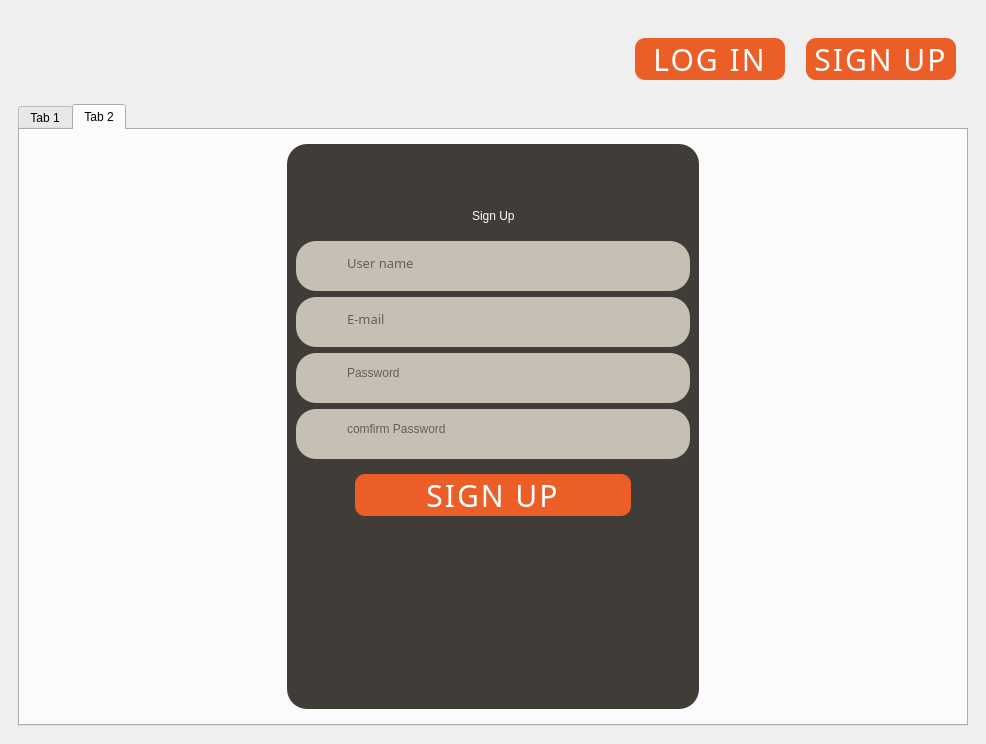
<?xml version="1.0" encoding="UTF-8"?>
<ui version="4.0">
 <class>MainWindow</class>
 <widget class="QMainWindow" name="MainWindow">
  <property name="geometry">
   <rect>
    <x>0</x>
    <y>0</y>
    <width>986</width>
    <height>744</height>
   </rect>
  </property>
  <property name="windowTitle">
   <string>MainWindow</string>
  </property>
  <property name="styleSheet">
   <string notr="true">

background-color: rgb(37, 36, 34);

QRadioButton::indicator:checked, QRadioButton::indicator:unchecked{
    color: #b1b1b1;
    background-color: #323232;
    border: 1px solid #b1b1b1;
    border-radius: 6px;
}

QRadioButton::indicator:checked
{
    background-color: qradialgradient(
        cx: 0.5, cy: 0.5,
        fx: 0.5, fy: 0.5,
        radius: 1.0,
        stop: 0.25 #ffaa00,
        stop: 0.3 #323232
    );
}

QCheckBox::indicator{
    color: #b1b1b1;
    background-color: #323232;
    border: 1px solid #b1b1b1;
    width: 9px;
    height: 9px;
}

QRadioButton::indicator
{
    border-radius: 6px;
}

QRadioButton::indicator:hover, QCheckBox::indicator:hover
{
    border: 1px solid #ffaa00;
}

QCheckBox::indicator:checked
{
    image:url(:/dark_orange/img/checkbox.png);
}

QCheckBox::indicator:disabled, QRadioButton::indicator:disabled
{
    border: 1px solid #444;
}

</string>
  </property>
  <widget class="QWidget" name="centralwidget">
   <property name="sizePolicy">
    <sizepolicy hsizetype="Preferred" vsizetype="Preferred">
     <horstretch>0</horstretch>
     <verstretch>0</verstretch>
    </sizepolicy>
   </property>
   <property name="styleSheet">
    <string notr="true"/>
   </property>
   <layout class="QVBoxLayout" name="verticalLayout_2">
    <item>
     <widget class="QWidget" name="widget" native="true">
      <property name="sizePolicy">
       <sizepolicy hsizetype="Preferred" vsizetype="Maximum">
        <horstretch>0</horstretch>
        <verstretch>0</verstretch>
       </sizepolicy>
      </property>
      <property name="minimumSize">
       <size>
        <width>0</width>
        <height>80</height>
       </size>
      </property>
      <property name="styleSheet">
       <string notr="true">margin-top:20px;
</string>
      </property>
      <layout class="QHBoxLayout" name="horizontalLayout">
       <item>
        <spacer name="horizontalSpacer_2">
         <property name="orientation">
          <enum>Qt::Horizontal</enum>
         </property>
         <property name="sizeHint" stdset="0">
          <size>
           <width>578</width>
           <height>20</height>
          </size>
         </property>
        </spacer>
       </item>
       <item>
        <widget class="QPushButton" name="pushButton">
         <property name="minimumSize">
          <size>
           <width>150</width>
           <height>40</height>
          </size>
         </property>
         <property name="styleSheet">
          <string notr="true">border-radius: 10px;
background: #EB5E28;
font-family: Kdam Thmor Pro;
font-weight: 400;
font-size: 30px;
line-height: 100%;
letter-spacing: 2px;
text-align: center;
color: #FFFFFF;
padding:2px;</string>
         </property>
         <property name="text">
          <string>LOG IN</string>
         </property>
        </widget>
       </item>
       <item>
        <spacer name="horizontalSpacer">
         <property name="orientation">
          <enum>Qt::Horizontal</enum>
         </property>
         <property name="sizeType">
          <enum>QSizePolicy::Fixed</enum>
         </property>
         <property name="sizeHint" stdset="0">
          <size>
           <width>15</width>
           <height>20</height>
          </size>
         </property>
        </spacer>
       </item>
       <item>
        <widget class="QPushButton" name="pushButton_2">
         <property name="minimumSize">
          <size>
           <width>150</width>
           <height>40</height>
          </size>
         </property>
         <property name="styleSheet">
          <string notr="true">border-radius: 10px;
background: #EB5E28;
font-family: Kdam Thmor Pro;
font-weight: 400;
font-size: 30px;
line-height: 100%;
letter-spacing: 2px;
text-align: center;
color: #FFFFFF;</string>
         </property>
         <property name="text">
          <string>SIGN UP</string>
         </property>
        </widget>
       </item>
       <item>
        <spacer name="horizontalSpacer_3">
         <property name="orientation">
          <enum>Qt::Horizontal</enum>
         </property>
         <property name="sizeType">
          <enum>QSizePolicy::Fixed</enum>
         </property>
         <property name="sizeHint" stdset="0">
          <size>
           <width>12</width>
           <height>20</height>
          </size>
         </property>
        </spacer>
       </item>
      </layout>
     </widget>
    </item>
    <item>
     <widget class="QFrame" name="frame_2">
      <property name="sizePolicy">
       <sizepolicy hsizetype="Preferred" vsizetype="Preferred">
        <horstretch>0</horstretch>
        <verstretch>0</verstretch>
       </sizepolicy>
      </property>
      <property name="maximumSize">
       <size>
        <width>16777215</width>
        <height>16777215</height>
       </size>
      </property>
      <layout class="QVBoxLayout" name="verticalLayout_3">
       <item>
        <widget class="QTabWidget" name="tabWidget">
         <property name="currentIndex">
          <number>1</number>
         </property>
         <widget class="QWidget" name="tab">
          <attribute name="title">
           <string>Tab 1</string>
          </attribute>
          <layout class="QGridLayout" name="gridLayout">
           <item row="0" column="0">
            <widget class="QWidget" name="widget_3" native="true">
             <property name="minimumSize">
              <size>
               <width>341</width>
               <height>527</height>
              </size>
             </property>
             <property name="maximumSize">
              <size>
               <width>412</width>
               <height>565</height>
              </size>
             </property>
             <property name="styleSheet">
              <string notr="true">background:#403D39;
border-radius: 20px;</string>
             </property>
             <layout class="QVBoxLayout" name="verticalLayout">
              <item>
               <widget class="QFrame" name="frame_7">
                <property name="maximumSize">
                 <size>
                  <width>16777215</width>
                  <height>200</height>
                 </size>
                </property>
                <property name="frameShape">
                 <enum>QFrame::StyledPanel</enum>
                </property>
                <property name="frameShadow">
                 <enum>QFrame::Raised</enum>
                </property>
                <layout class="QHBoxLayout" name="horizontalLayout_2">
                 <item>
                  <spacer name="horizontalSpacer_6">
                   <property name="orientation">
                    <enum>Qt::Horizontal</enum>
                   </property>
                   <property name="sizeHint" stdset="0">
                    <size>
                     <width>81</width>
                     <height>20</height>
                    </size>
                   </property>
                  </spacer>
                 </item>
                 <item>
                  <widget class="QLabel" name="label_8">
                   <property name="maximumSize">
                    <size>
                     <width>196</width>
                     <height>193</height>
                    </size>
                   </property>
                   <property name="text">
                    <string/>
                   </property>
                   <property name="pixmap">
                    <pixmap resource="resource.qrc">:/img/logo2.png</pixmap>
                   </property>
                   <property name="scaledContents">
                    <bool>true</bool>
                   </property>
                  </widget>
                 </item>
                 <item>
                  <spacer name="horizontalSpacer_7">
                   <property name="orientation">
                    <enum>Qt::Horizontal</enum>
                   </property>
                   <property name="sizeHint" stdset="0">
                    <size>
                     <width>81</width>
                     <height>20</height>
                    </size>
                   </property>
                  </spacer>
                 </item>
                </layout>
               </widget>
              </item>
              <item>
               <widget class="QFrame" name="frame_10">
                <property name="frameShape">
                 <enum>QFrame::StyledPanel</enum>
                </property>
                <property name="frameShadow">
                 <enum>QFrame::Raised</enum>
                </property>
                <layout class="QHBoxLayout" name="horizontalLayout_3">
                 <item>
                  <spacer name="horizontalSpacer_8">
                   <property name="orientation">
                    <enum>Qt::Horizontal</enum>
                   </property>
                   <property name="sizeHint" stdset="0">
                    <size>
                     <width>45</width>
                     <height>20</height>
                    </size>
                   </property>
                  </spacer>
                 </item>
                 <item>
                  <widget class="QLabel" name="label_7">
                   <property name="maximumSize">
                    <size>
                     <width>276</width>
                     <height>191</height>
                    </size>
                   </property>
                   <property name="styleSheet">
                    <string notr="true">font: 24pt &quot;Kdam Thmor Pro&quot; ;
color:rgb(255, 255, 255);
</string>
                   </property>
                   <property name="text">
                    <string>Welcome Back</string>
                   </property>
                  </widget>
                 </item>
                 <item>
                  <spacer name="horizontalSpacer_9">
                   <property name="orientation">
                    <enum>Qt::Horizontal</enum>
                   </property>
                   <property name="sizeHint" stdset="0">
                    <size>
                     <width>44</width>
                     <height>20</height>
                    </size>
                   </property>
                  </spacer>
                 </item>
                </layout>
               </widget>
              </item>
              <item>
               <widget class="QFrame" name="frame_9">
                <property name="maximumSize">
                 <size>
                  <width>16777215</width>
                  <height>50</height>
                 </size>
                </property>
                <property name="styleSheet">
                 <string notr="true">  background-color:rgb(198, 191, 180); </string>
                </property>
                <property name="frameShape">
                 <enum>QFrame::StyledPanel</enum>
                </property>
                <property name="frameShadow">
                 <enum>QFrame::Raised</enum>
                </property>
                <layout class="QHBoxLayout" name="horizontalLayout_10">
                 <property name="spacing">
                  <number>4</number>
                 </property>
                 <item>
                  <widget class="QPushButton" name="pushButton_12">
                   <property name="text">
                    <string/>
                   </property>
                   <property name="icon">
                    <iconset resource="resource.qrc">
                     <normaloff>:/img/email.png</normaloff>:/img/email.png</iconset>
                   </property>
                   <property name="iconSize">
                    <size>
                     <width>30</width>
                     <height>30</height>
                    </size>
                   </property>
                  </widget>
                 </item>
                 <item>
                  <widget class="QTextEdit" name="textEdit_12">
                   <property name="sizePolicy">
                    <sizepolicy hsizetype="Expanding" vsizetype="Fixed">
                     <horstretch>0</horstretch>
                     <verstretch>0</verstretch>
                    </sizepolicy>
                   </property>
                   <property name="maximumSize">
                    <size>
                     <width>16777215</width>
                     <height>16777215</height>
                    </size>
                   </property>
                   <property name="font">
                    <font>
                     <family>Kdam Thmor Pro</family>
                     <pointsize>10</pointsize>
                     <weight>50</weight>
                     <italic>false</italic>
                     <bold>false</bold>
                     <kerning>true</kerning>
                    </font>
                   </property>
                   <property name="acceptDrops">
                    <bool>true</bool>
                   </property>
                   <property name="toolTip">
                    <string notr="true"/>
                   </property>
                   <property name="autoFillBackground">
                    <bool>false</bool>
                   </property>
                   <property name="styleSheet">
                    <string notr="true">background-color:rgb(198, 191, 180);
font: 10pt &quot;Kdam Thmor Pro&quot;;</string>
                   </property>
                   <property name="placeholderText">
                    <string notr="true">E-mail</string>
                   </property>
                  </widget>
                 </item>
                </layout>
               </widget>
              </item>
              <item>
               <spacer name="verticalSpacer">
                <property name="orientation">
                 <enum>Qt::Vertical</enum>
                </property>
                <property name="sizeType">
                 <enum>QSizePolicy::Fixed</enum>
                </property>
                <property name="sizeHint" stdset="0">
                 <size>
                  <width>20</width>
                  <height>20</height>
                 </size>
                </property>
               </spacer>
              </item>
              <item>
               <widget class="QFrame" name="frame_8">
                <property name="maximumSize">
                 <size>
                  <width>16777215</width>
                  <height>50</height>
                 </size>
                </property>
                <property name="styleSheet">
                 <string notr="true">  background-color:rgb(198, 191, 180); </string>
                </property>
                <property name="frameShape">
                 <enum>QFrame::StyledPanel</enum>
                </property>
                <property name="frameShadow">
                 <enum>QFrame::Raised</enum>
                </property>
                <layout class="QHBoxLayout" name="horizontalLayout_9">
                 <item>
                  <widget class="QPushButton" name="pushButton_11">
                   <property name="text">
                    <string/>
                   </property>
                   <property name="icon">
                    <iconset resource="resource.qrc">
                     <normaloff>:/img/password.png</normaloff>:/img/password.png</iconset>
                   </property>
                   <property name="iconSize">
                    <size>
                     <width>30</width>
                     <height>30</height>
                    </size>
                   </property>
                  </widget>
                 </item>
                 <item>
                  <widget class="QTextEdit" name="textEdit_11">
                   <property name="styleSheet">
                    <string notr="true">background-color:rgb(198, 191, 180);
font: 10pt &quot;Kdam Thmor Pro&quot;;</string>
                   </property>
                   <property name="placeholderText">
                    <string>Password</string>
                   </property>
                  </widget>
                 </item>
                </layout>
               </widget>
              </item>
              <item>
               <spacer name="verticalSpacer_2">
                <property name="orientation">
                 <enum>Qt::Vertical</enum>
                </property>
                <property name="sizeType">
                 <enum>QSizePolicy::Fixed</enum>
                </property>
                <property name="sizeHint" stdset="0">
                 <size>
                  <width>20</width>
                  <height>20</height>
                 </size>
                </property>
               </spacer>
              </item>
              <item>
               <widget class="QFrame" name="frame_11">
                <property name="frameShape">
                 <enum>QFrame::StyledPanel</enum>
                </property>
                <property name="frameShadow">
                 <enum>QFrame::Raised</enum>
                </property>
                <layout class="QHBoxLayout" name="horizontalLayout_8">
                 <item>
                  <spacer name="horizontalSpacer_10">
                   <property name="orientation">
                    <enum>Qt::Horizontal</enum>
                   </property>
                   <property name="sizeType">
                    <enum>QSizePolicy::Fixed</enum>
                   </property>
                   <property name="sizeHint" stdset="0">
                    <size>
                     <width>20</width>
                     <height>20</height>
                    </size>
                   </property>
                  </spacer>
                 </item>
                 <item>
                  <widget class="QPushButton" name="pushButton_15">
                   <property name="maximumSize">
                    <size>
                     <width>300</width>
                     <height>50</height>
                    </size>
                   </property>
                   <property name="styleSheet">
                    <string notr="true">border-radius: 20px;
background: #EB5E28;
font-family: Kdam Thmor Pro;
font-weight: 300;
font-size: 30px;
line-height: 100%;
letter-spacing: 2px;
text-align: center;
color: #FFFFFF;</string>
                   </property>
                   <property name="text">
                    <string>LOG IN</string>
                   </property>
                  </widget>
                 </item>
                 <item>
                  <spacer name="horizontalSpacer_11">
                   <property name="orientation">
                    <enum>Qt::Horizontal</enum>
                   </property>
                   <property name="sizeType">
                    <enum>QSizePolicy::Fixed</enum>
                   </property>
                   <property name="sizeHint" stdset="0">
                    <size>
                     <width>20</width>
                     <height>20</height>
                    </size>
                   </property>
                  </spacer>
                 </item>
                </layout>
               </widget>
              </item>
              <item>
               <spacer name="horizontalSpacer_17">
                <property name="orientation">
                 <enum>Qt::Vertical</enum>
                </property>
                <property name="sizeType">
                 <enum>QSizePolicy::Maximum</enum>
                </property>
                <property name="sizeHint" stdset="0">
                 <size>
                  <width>20</width>
                  <height>29</height>
                 </size>
                </property>
               </spacer>
              </item>
             </layout>
            </widget>
           </item>
          </layout>
         </widget>
         <widget class="QWidget" name="tab_2">
          <attribute name="title">
           <string>Tab 2</string>
          </attribute>
          <layout class="QGridLayout" name="gridLayout_2">
           <item row="0" column="0">
            <widget class="QWidget" name="widget_2" native="true">
             <property name="minimumSize">
              <size>
               <width>341</width>
               <height>527</height>
              </size>
             </property>
             <property name="maximumSize">
              <size>
               <width>412</width>
               <height>565</height>
              </size>
             </property>
             <property name="styleSheet">
              <string notr="true">background:#403D39;
border-radius: 20px;</string>
             </property>
             <layout class="QVBoxLayout" name="verticalLayout_4">
              <item>
               <widget class="QFrame" name="frame_12">
                <property name="maximumSize">
                 <size>
                  <width>16777215</width>
                  <height>200</height>
                 </size>
                </property>
                <property name="frameShape">
                 <enum>QFrame::StyledPanel</enum>
                </property>
                <property name="frameShadow">
                 <enum>QFrame::Raised</enum>
                </property>
                <layout class="QHBoxLayout" name="horizontalLayout_11">
                 <item>
                  <spacer name="horizontalSpacer_12">
                   <property name="orientation">
                    <enum>Qt::Horizontal</enum>
                   </property>
                   <property name="sizeHint" stdset="0">
                    <size>
                     <width>81</width>
                     <height>20</height>
                    </size>
                   </property>
                  </spacer>
                 </item>
                 <item>
                  <widget class="QLabel" name="label_9">
                   <property name="maximumSize">
                    <size>
                     <width>196</width>
                     <height>193</height>
                    </size>
                   </property>
                   <property name="text">
                    <string/>
                   </property>
                   <property name="pixmap">
                    <pixmap resource="resource.qrc">:/img/logo2.png</pixmap>
                   </property>
                   <property name="scaledContents">
                    <bool>true</bool>
                   </property>
                  </widget>
                 </item>
                 <item>
                  <spacer name="horizontalSpacer_13">
                   <property name="orientation">
                    <enum>Qt::Horizontal</enum>
                   </property>
                   <property name="sizeHint" stdset="0">
                    <size>
                     <width>81</width>
                     <height>20</height>
                    </size>
                   </property>
                  </spacer>
                 </item>
                </layout>
               </widget>
              </item>
              <item>
               <widget class="QFrame" name="frame_13">
                <property name="frameShape">
                 <enum>QFrame::StyledPanel</enum>
                </property>
                <property name="frameShadow">
                 <enum>QFrame::Raised</enum>
                </property>
                <layout class="QHBoxLayout" name="horizontalLayout_13">
                 <item>
                  <spacer name="horizontalSpacer_14">
                   <property name="orientation">
                    <enum>Qt::Horizontal</enum>
                   </property>
                   <property name="sizeHint" stdset="0">
                    <size>
                     <width>40</width>
                     <height>20</height>
                    </size>
                   </property>
                  </spacer>
                 </item>
                 <item>
                  <widget class="QLabel" name="label_6">
                   <property name="maximumSize">
                    <size>
                     <width>177</width>
                     <height>191</height>
                    </size>
                   </property>
                   <property name="styleSheet">
                    <string notr="true">font: 24pt &quot;Kdam Thmor Pro&quot; ;
color:rgb(255, 255, 255);
</string>
                   </property>
                   <property name="text">
                    <string>Sign Up</string>
                   </property>
                  </widget>
                 </item>
                 <item>
                  <spacer name="horizontalSpacer_15">
                   <property name="orientation">
                    <enum>Qt::Horizontal</enum>
                   </property>
                   <property name="sizeHint" stdset="0">
                    <size>
                     <width>40</width>
                     <height>20</height>
                    </size>
                   </property>
                  </spacer>
                 </item>
                </layout>
               </widget>
              </item>
              <item>
               <widget class="QFrame" name="frame_3">
                <property name="maximumSize">
                 <size>
                  <width>16777215</width>
                  <height>50</height>
                 </size>
                </property>
                <property name="styleSheet">
                 <string notr="true">  background-color:rgb(198, 191, 180); </string>
                </property>
                <property name="frameShape">
                 <enum>QFrame::StyledPanel</enum>
                </property>
                <property name="frameShadow">
                 <enum>QFrame::Raised</enum>
                </property>
                <layout class="QHBoxLayout" name="horizontalLayout_4">
                 <item>
                  <widget class="QPushButton" name="pushButton_6">
                   <property name="text">
                    <string/>
                   </property>
                   <property name="icon">
                    <iconset resource="resource.qrc">
                     <normaloff>:/img/profile.png</normaloff>:/img/profile.png</iconset>
                   </property>
                   <property name="iconSize">
                    <size>
                     <width>30</width>
                     <height>30</height>
                    </size>
                   </property>
                  </widget>
                 </item>
                 <item>
                  <widget class="QTextEdit" name="textEdit_6">
                   <property name="sizePolicy">
                    <sizepolicy hsizetype="Expanding" vsizetype="Fixed">
                     <horstretch>0</horstretch>
                     <verstretch>0</verstretch>
                    </sizepolicy>
                   </property>
                   <property name="maximumSize">
                    <size>
                     <width>16777215</width>
                     <height>16777215</height>
                    </size>
                   </property>
                   <property name="font">
                    <font>
                     <family>Kdam Thmor Pro</family>
                     <pointsize>10</pointsize>
                     <weight>50</weight>
                     <italic>false</italic>
                     <bold>false</bold>
                     <kerning>true</kerning>
                    </font>
                   </property>
                   <property name="acceptDrops">
                    <bool>true</bool>
                   </property>
                   <property name="toolTip">
                    <string notr="true"/>
                   </property>
                   <property name="autoFillBackground">
                    <bool>false</bool>
                   </property>
                   <property name="styleSheet">
                    <string notr="true">background-color:rgb(198, 191, 180);
font: 10pt &quot;Kdam Thmor Pro&quot;;</string>
                   </property>
                   <property name="placeholderText">
                    <string notr="true">User name</string>
                   </property>
                  </widget>
                 </item>
                </layout>
               </widget>
              </item>
              <item>
               <widget class="QFrame" name="frame_5">
                <property name="maximumSize">
                 <size>
                  <width>16777215</width>
                  <height>50</height>
                 </size>
                </property>
                <property name="styleSheet">
                 <string notr="true">  background-color:rgb(198, 191, 180); </string>
                </property>
                <property name="frameShape">
                 <enum>QFrame::StyledPanel</enum>
                </property>
                <property name="frameShadow">
                 <enum>QFrame::Raised</enum>
                </property>
                <layout class="QHBoxLayout" name="horizontalLayout_6">
                 <item>
                  <widget class="QPushButton" name="pushButton_8">
                   <property name="text">
                    <string/>
                   </property>
                   <property name="icon">
                    <iconset resource="resource.qrc">
                     <normaloff>:/img/email.png</normaloff>:/img/email.png</iconset>
                   </property>
                   <property name="iconSize">
                    <size>
                     <width>30</width>
                     <height>30</height>
                    </size>
                   </property>
                  </widget>
                 </item>
                 <item>
                  <widget class="QTextEdit" name="textEdit_8">
                   <property name="sizePolicy">
                    <sizepolicy hsizetype="Expanding" vsizetype="Fixed">
                     <horstretch>0</horstretch>
                     <verstretch>0</verstretch>
                    </sizepolicy>
                   </property>
                   <property name="maximumSize">
                    <size>
                     <width>16777215</width>
                     <height>16777215</height>
                    </size>
                   </property>
                   <property name="font">
                    <font>
                     <family>Kdam Thmor Pro</family>
                     <pointsize>10</pointsize>
                     <weight>50</weight>
                     <italic>false</italic>
                     <bold>false</bold>
                     <kerning>true</kerning>
                    </font>
                   </property>
                   <property name="acceptDrops">
                    <bool>true</bool>
                   </property>
                   <property name="toolTip">
                    <string notr="true"/>
                   </property>
                   <property name="autoFillBackground">
                    <bool>false</bool>
                   </property>
                   <property name="styleSheet">
                    <string notr="true">background-color:rgb(198, 191, 180);
font: 10pt &quot;Kdam Thmor Pro&quot;;</string>
                   </property>
                   <property name="placeholderText">
                    <string notr="true">E-mail</string>
                   </property>
                  </widget>
                 </item>
                </layout>
               </widget>
              </item>
              <item>
               <widget class="QFrame" name="frame_6">
                <property name="maximumSize">
                 <size>
                  <width>16777215</width>
                  <height>50</height>
                 </size>
                </property>
                <property name="styleSheet">
                 <string notr="true">  background-color:rgb(198, 191, 180); </string>
                </property>
                <property name="frameShape">
                 <enum>QFrame::StyledPanel</enum>
                </property>
                <property name="frameShadow">
                 <enum>QFrame::Raised</enum>
                </property>
                <layout class="QHBoxLayout" name="horizontalLayout_7">
                 <item>
                  <widget class="QPushButton" name="pushButton_9">
                   <property name="text">
                    <string/>
                   </property>
                   <property name="icon">
                    <iconset resource="resource.qrc">
                     <normaloff>:/img/password.png</normaloff>:/img/password.png</iconset>
                   </property>
                   <property name="iconSize">
                    <size>
                     <width>30</width>
                     <height>30</height>
                    </size>
                   </property>
                  </widget>
                 </item>
                 <item>
                  <widget class="QTextEdit" name="textEdit_9">
                   <property name="styleSheet">
                    <string notr="true">background-color:rgb(198, 191, 180);
font: 10pt &quot;Kdam Thmor Pro&quot;;</string>
                   </property>
                   <property name="placeholderText">
                    <string>Password</string>
                   </property>
                  </widget>
                 </item>
                </layout>
               </widget>
              </item>
              <item>
               <widget class="QFrame" name="frame_4">
                <property name="maximumSize">
                 <size>
                  <width>16777215</width>
                  <height>50</height>
                 </size>
                </property>
                <property name="styleSheet">
                 <string notr="true">  background-color:rgb(198, 191, 180); </string>
                </property>
                <property name="frameShape">
                 <enum>QFrame::StyledPanel</enum>
                </property>
                <property name="frameShadow">
                 <enum>QFrame::Raised</enum>
                </property>
                <layout class="QHBoxLayout" name="horizontalLayout_5">
                 <item>
                  <widget class="QPushButton" name="pushButton_7">
                   <property name="text">
                    <string/>
                   </property>
                   <property name="icon">
                    <iconset resource="resource.qrc">
                     <normaloff>:/img/password.png</normaloff>:/img/password.png</iconset>
                   </property>
                   <property name="iconSize">
                    <size>
                     <width>30</width>
                     <height>30</height>
                    </size>
                   </property>
                  </widget>
                 </item>
                 <item>
                  <widget class="QTextEdit" name="textEdit_7">
                   <property name="styleSheet">
                    <string notr="true">background-color:rgb(198, 191, 180);
font: 10pt &quot;Kdam Thmor Pro&quot;;</string>
                   </property>
                   <property name="placeholderText">
                    <string>comfirm Password</string>
                   </property>
                  </widget>
                 </item>
                </layout>
               </widget>
              </item>
              <item>
               <widget class="QFrame" name="frame_14">
                <property name="frameShape">
                 <enum>QFrame::StyledPanel</enum>
                </property>
                <property name="frameShadow">
                 <enum>QFrame::Raised</enum>
                </property>
                <layout class="QHBoxLayout" name="horizontalLayout_14">
                 <item>
                  <spacer name="horizontalSpacer_16">
                   <property name="orientation">
                    <enum>Qt::Horizontal</enum>
                   </property>
                   <property name="sizeType">
                    <enum>QSizePolicy::Fixed</enum>
                   </property>
                   <property name="sizeHint" stdset="0">
                    <size>
                     <width>50</width>
                     <height>20</height>
                    </size>
                   </property>
                  </spacer>
                 </item>
                 <item>
                  <widget class="QPushButton" name="pushButton_13">
                   <property name="styleSheet">
                    <string notr="true">border-radius: 10px;
background: #EB5E28;
font-family: Kdam Thmor Pro;
font-weight: 300;
font-size: 30px;
line-height: 100%;
letter-spacing: 2px;
text-align: center;
color: #FFFFFF;</string>
                   </property>
                   <property name="text">
                    <string>SIGN UP</string>
                   </property>
                  </widget>
                 </item>
                 <item>
                  <spacer name="horizontalSpacer_18">
                   <property name="orientation">
                    <enum>Qt::Horizontal</enum>
                   </property>
                   <property name="sizeType">
                    <enum>QSizePolicy::Fixed</enum>
                   </property>
                   <property name="sizeHint" stdset="0">
                    <size>
                     <width>50</width>
                     <height>20</height>
                    </size>
                   </property>
                  </spacer>
                 </item>
                </layout>
               </widget>
              </item>
              <item>
               <spacer name="verticalSpacer_6">
                <property name="orientation">
                 <enum>Qt::Vertical</enum>
                </property>
                <property name="sizeHint" stdset="0">
                 <size>
                  <width>20</width>
                  <height>0</height>
                 </size>
                </property>
               </spacer>
              </item>
             </layout>
            </widget>
           </item>
          </layout>
         </widget>
        </widget>
       </item>
      </layout>
     </widget>
    </item>
   </layout>
  </widget>
 </widget>
 <resources>
  <include location="resource.qrc"/>
 </resources>
 <connections/>
</ui>
